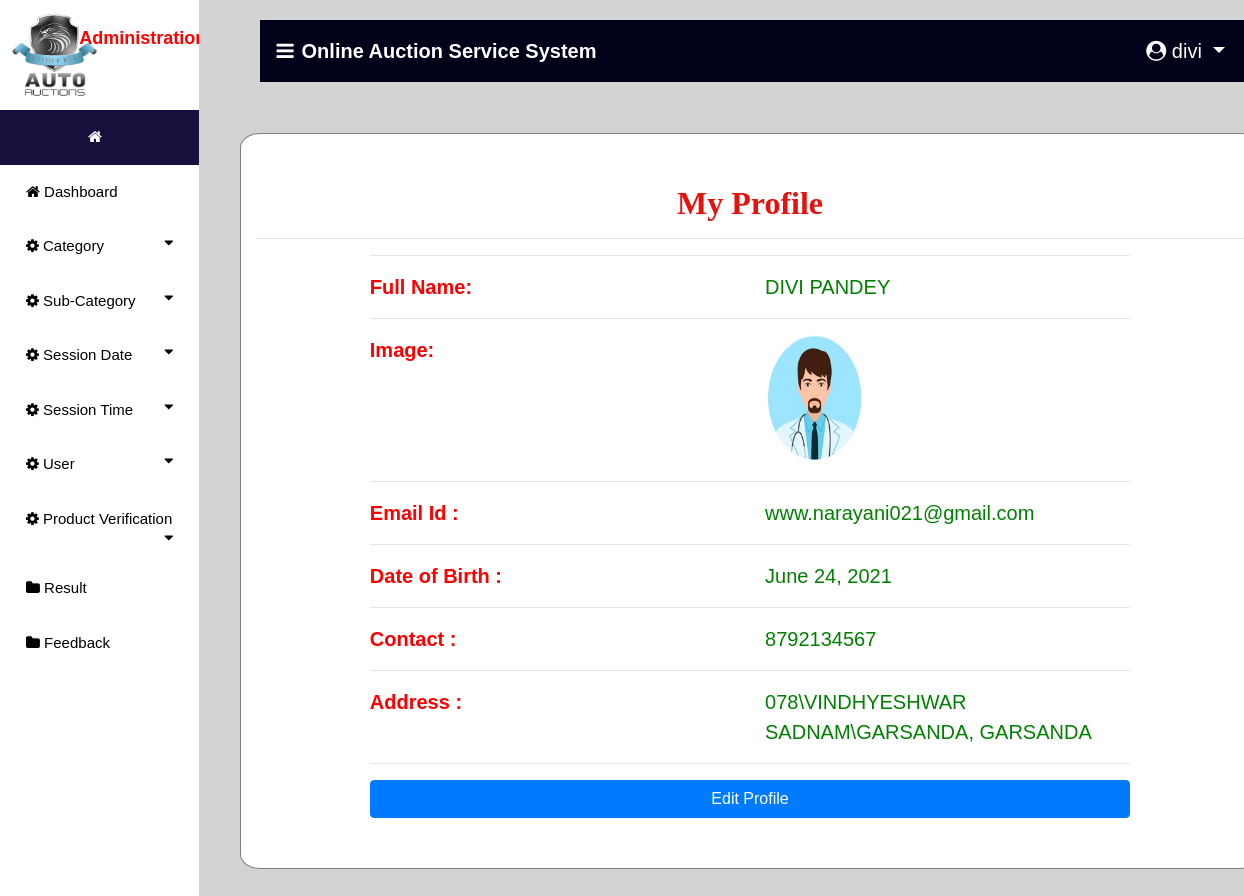
Before: /profile (signed in) with the older database file.
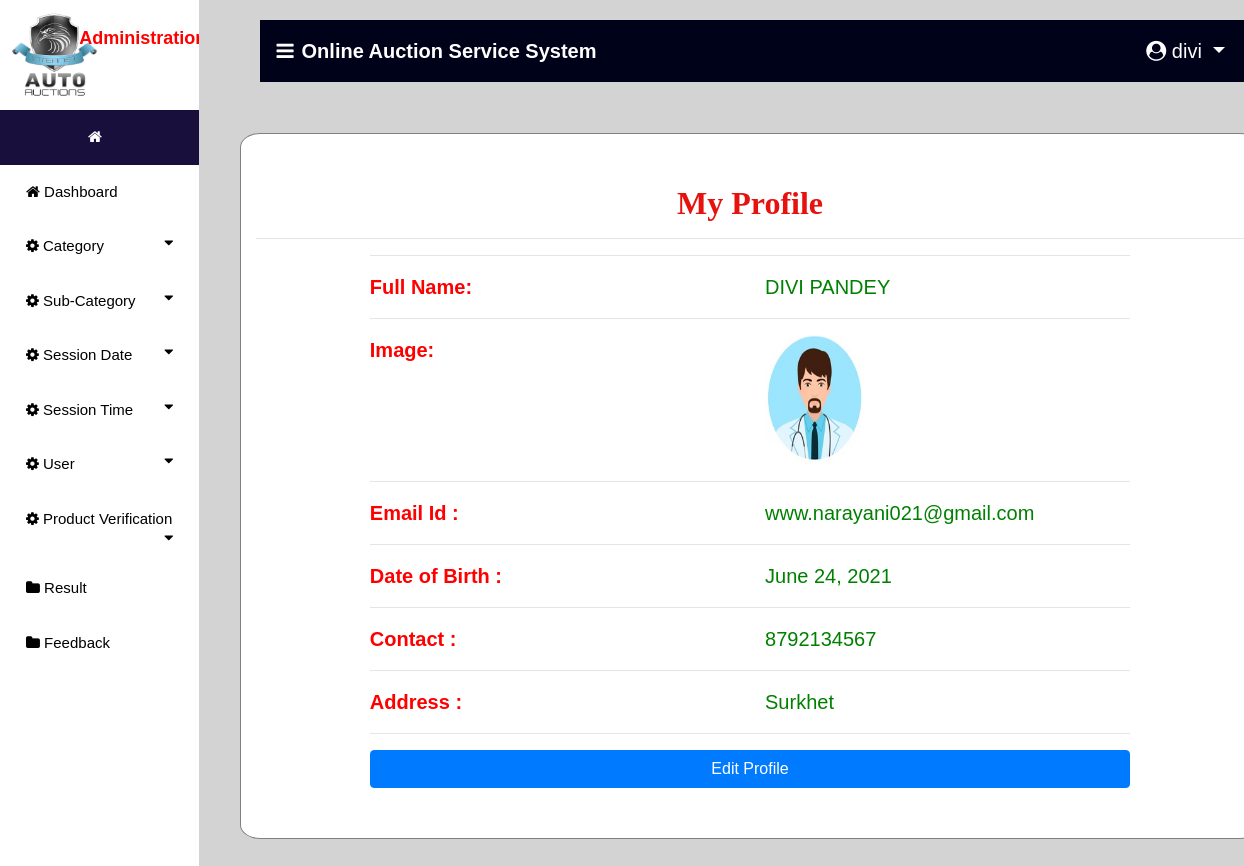
After: the same page with the newer database file.
### auction/models.py (models this page shows, shortened)
class Bidder(models.Model):
    user = models.ForeignKey(User,on_delete=models.CASCADE,null=True)
    dob = models.DateField(null=True)
    address = models.CharField(max_length=100,null=True)
    contact = models.CharField(max_length=10,null=True)
    image = models.FileField(null=True)
    membership = models.ForeignKey(Member_fee,on_delete=models.CASCADE,null=True)

### auction/views.py (the view)
# urls.py: path('profile', profile, name='profile'),
def profile(request):
    if not request.user.is_authenticated:
        return redirect('login_user')
    sign = 0
    user = User.objects.get(username=request.user.username)
    error = ""
    try:
        sign = Bidder.objects.get(user=user)
        if sign:
            error = "pat"
    except:
        sign = Auction_User.objects.get(user=user)
    if sign.membership.fee == "Unpaid":
        return redirect('Member_Payment_mode')
    user = User.objects.get(id=request.user.id)
    u=""
    try:
        pro = Bidder.objects.get(user=user)
        u = "member"
    except:
        pro = Auction_User.objects.get(user=user)
        u = "trainer"
    d = {'pro':pro,'error':error,"u":u,'data':sign}
    return render(request,'profile.html',d)

### auction/templates/profile.html (shortened to what this page needs)
{% extends 'navigation3.html' %}
{% load static %}
{% block body1 %}
<div class="container" style="margin-top:5%;margin-bottom:5%;background:white;border-radius:2%;border:1px solid grey">
    <h2 style="font-weight:bold;font-family : 'Monotype Corsiva' ; color : #E6120E ;margin-top:5%" align="center">My Profile</h2><hr>
<div align="left" class="container-fluid" style="width:80%;margin-bottom:5%">
    <hr><div class="row" >
        <div class="col-md-6 div2">
            <strong>Full Name:</strong>
        </div>
        <div class="col-md-6 div1">
            {{pro.user.first_name}} {{pro.user.last_name}}
        </div>
    </div><hr>
    <div class="row">
        <div class="col-md-6 div2">
            <strong>Image:</strong>
        </div>
        <div class="col-md-6">
            <img src="{{pro.image.url}}" style="width:100px;height:130px"></img>
        </div></div><hr>
    <div class="row">
        <div class="col-md-6 div2">
            <strong>Email Id :</strong>
        </div>
        <div class="col-md-6 div1">
            {{pro.user.email}}
        </div>
    </div><hr>
     <div class="row">
        <div class="col-md-6 div2">
            <strong>Date of Birth :</strong>
        </div>
        <div class="col-md-6 div1">
            {{pro.dob}}
        </div>
    </div><hr>
     <div class="row">
        <div class="col-md-6 div2">
            <strong>Contact :</strong>
        </div>
        <div class="col-md-6 div1">
            {{pro.contact}}
        </div>
     </div><hr>
    <div class="row">
        <div class="col-md-6 div2">
            <strong>Address :</strong>
        </div>
        <div class="col-md-6 div1">
            {{pro.address}}
        </div>
    </div><hr>
    <a href="{% url 'edit_profile' %}"><button class="btn btn-primary" style="width:100%">Edit Profile</button></a>
    </div></div>
{% endblock %}

Changed rows visible on the page:
changed Bidder "DIVI": address "078\\VINDHYESHWAR SADNAM\\GARSANDA, GARSANDA" → "Surkhet"
